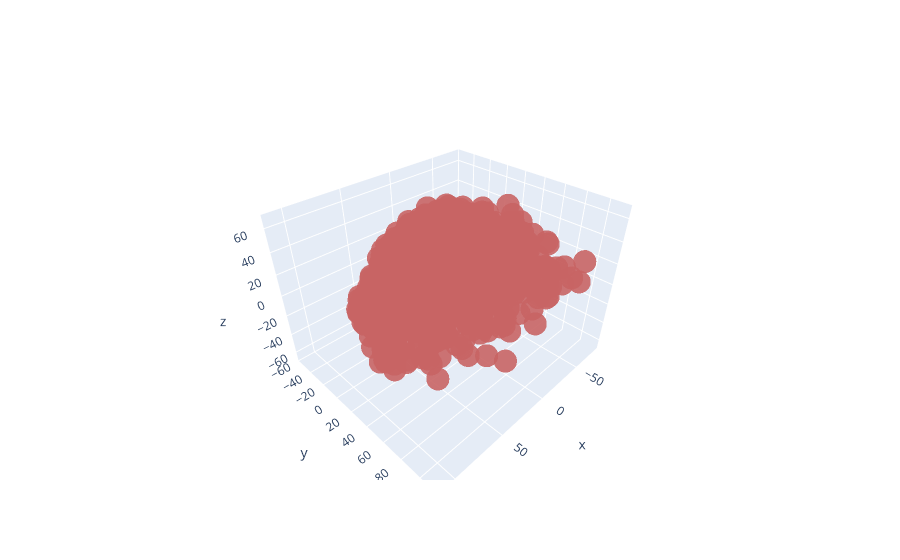

Here is the notebook cell this chart was saved with:
### Code cell
import plotly.graph_objects as go
N = 7

dots = go.Scatter3d(x=reduced_data[:,0], y=reduced_data[:,1], z=reduced_data[:,2], 
                    mode='markers', name='dots', 
                    marker=dict(
                        color='rgb(200,100,100)',
                        size=8,
                        opacity=0.9))

# blobs = go.Scatter3d(x=reduced_data[N:N*2,0], y=reduced_data[N:N*2,1], z=reduced_data[N:N*2,2], 
#                     mode='markers', name='blobs', 
#                     marker=dict(
#                         color='rgb(100,200,100)',
#                         size=8,
#                         opacity=0.9))

# skin = go.Scatter3d(x=reduced_data[N*2:,0], y=reduced_data[N*2:,1], z=reduced_data[N*2:,2], 
#                     mode='markers', name='skin', 
#                     marker=dict(
#                         color='rgb(100,100,200)',
#                         size=8,
#                         opacity=0.9))

fig = go.Figure(data=[dots])
fig.show()

### Figure 1 — Plotly figure (JSON) as saved in the notebook; plotly's stock layout.template omitted (floating-point values rounded to 4 significant figures; data arrays with more than 128 entries replaced by an {"elided": "..."} marker saying what was removed)
{"data": [{"marker": {"color": "rgb(200,100,100)", "opacity": 0.9, "size": 8}, "mode": "markers", "name": "dots", "type": "scatter3d", "x": {"elided": "1400 float values"}, "y": {"elided": "1400 float values"}, "z": {"elided": "1400 float values"}}], "layout": {}}
